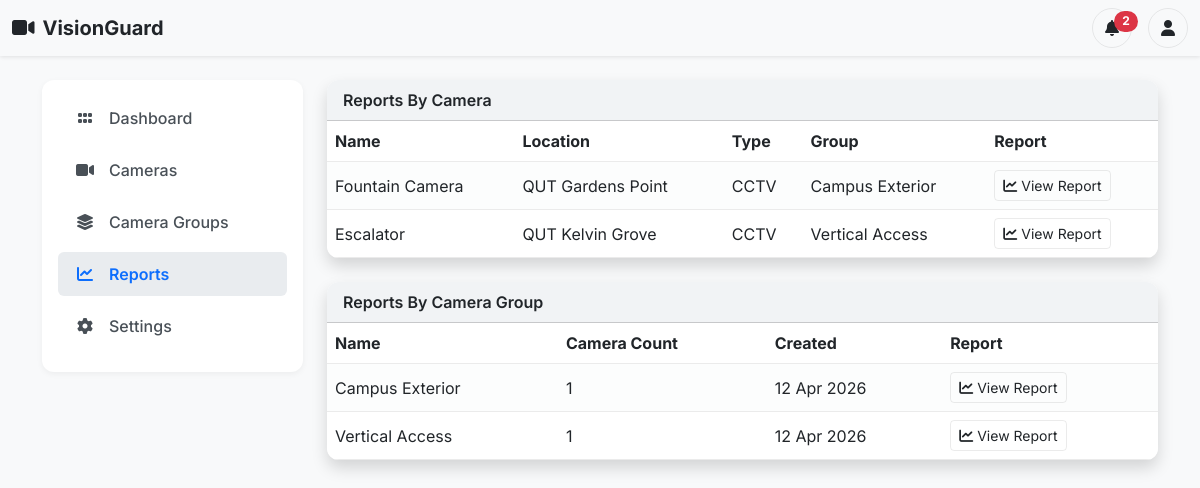
Screenshot of /reports (signed in) with the database file from the repository.
### app.py (models this page shows)
class Camera(db.Model):
    __tablename__ = "camera"
    id = db.Column(db.Integer, primary_key=True)
    number = db.Column(db.Integer, autoincrement=True)
    user_id = db.Column(db.Integer, db.ForeignKey("user.id"), nullable=True)
    location = db.Column(db.String(100), nullable=False)
    area = db.Column(db.String(100), nullable=False, default="")
    name = db.Column(db.String(100), nullable=False)
    rtsp_url = db.Column(db.String(512), nullable=False, default="")
    type = db.Column(db.String(50), nullable=False)
    status = db.Column(db.String(20), default="Active")
    group_id = db.Column(db.Integer, db.ForeignKey("camera_group.id"), nullable=True)

class CameraGroup(db.Model):
    __tablename__ = "camera_group"
    id = db.Column(db.Integer, primary_key=True)
    user_id = db.Column(db.Integer, db.ForeignKey("user.id"), nullable=True)
    name = db.Column(db.String(100), unique=True, nullable=False)
    description = db.Column(db.String(255), nullable=True)
    created_at = db.Column(db.DateTime, default=datetime.utcnow, nullable=False)
    cameras = db.relationship("Camera", backref="group", lazy=True)

### app.py (the view)
@app.route("/reports")
@login_required
def reports():
    cameras = _get_current_user_cameras()
    groups = _get_current_user_camera_groups()
    return render_template(
        "reports.html",
        active="reports",
        cameras=cameras,
        groups=groups,
    )

### app.py (called while the page is built)
@login_manager.user_loader
def load_user(user_id):
    return User.query.get(int(user_id))

def _user_camera_query():
    return Camera.query.filter_by(user_id=current_user.id)

def _user_camera_group_query():
    return CameraGroup.query.filter_by(user_id=current_user.id)

def _get_current_user_cameras() -> list[Camera]:
    return _user_camera_query().order_by(Camera.location.asc(), Camera.name.asc()).all()

def _get_current_user_camera_groups() -> list[CameraGroup]:
    return _user_camera_group_query().order_by(CameraGroup.name.asc()).all()

### templates/reports.html (shortened to what this page needs)
{% extends "layout.html" %}
{% block content %}
<div class="card shadow mb-4">
  <div class="card-header">Reports By Camera</div>
  <div class="card-body p-0">
    <div class="table-responsive">
      <table class="table table-striped align-middle mb-0">
        <thead>
          <tr>
            <th>Name</th>
            <th>Location</th>
            <th>Type</th>
            <th>Group</th>
            <th>Report</th>
          </tr>
        </thead>
        <tbody>
          {% for camera in cameras %}
          <tr>
            <td>{{ camera.name }}</td>
            <td>{{ camera.location }}</td>
            <td>{{ camera.type }}</td>
            <td>{{ camera.group.name if camera.group else 'Ungrouped' }}</td>
            <td>
              <a class="btn btn-outline-secondary btn-sm" href="{{ url_for('camera_report_detail', camera_id=camera.id) }}">
                <i class="fa-solid fa-chart-line me-1"></i>View Report
              </a>
            </td>
          </tr>
          {% endfor %}
        </tbody>
      </table>
    </div>
  </div>
</div>
<div class="card shadow">
  <div class="card-header">Reports By Camera Group</div>
  <div class="card-body p-0">
    <div class="table-responsive">
      <table class="table table-striped align-middle mb-0">
        <thead>
          <tr>
            <th>Name</th>
            <th>Camera Count</th>
            <th>Created</th>
            <th>Report</th>
          </tr>
        </thead>
        <tbody>
          {% for group in groups %}
          <tr>
            <td>{{ group.name }}</td>
            <td>{{ group.cameras|length }}</td>
            <td>{{ group.created_at.strftime("%d %b %Y") }}</td>
            <td>
              <a class="btn btn-outline-secondary btn-sm" href="{{ url_for('group_report_detail', group_id=group.id) }}">
                <i class="fa-solid fa-chart-line me-1"></i>View Report
              </a>
            </td>
          </tr>
          {% endfor %}
        </tbody>
      </table>
    </div>
  </div>
</div>
{% endblock %}

### templates/layout.html (shortened to what this page needs)
<!doctype html>
<html lang="en">
<head>
  <link href="https://cdn.jsdelivr.net/npm/bootstrap@5.3.2/dist/css/bootstrap.min.css" rel="stylesheet">
  <link rel="stylesheet" href="https://cdnjs.cloudflare.com/ajax/libs/font-awesome/6.6.0/css/all.min.css">
  <link rel="stylesheet" href="https://cdn.datatables.net/1.13.6/css/dataTables.bootstrap5.min.css">
  <link rel="stylesheet" href="https://cdn.datatables.net/rowreorder/1.4.0/css/rowReorder.bootstrap5.min.css">
</head>
<body class="{% if current_user.is_authenticated and current_user.dark_mode_enabled %}dark-mode{% endif %}">
  <nav class="navbar navbar-expand-lg navbar-light"
    style="box-shadow: var(--vg-navbar-shadow);">
    <div class="container-fluid">
      <a class="navbar-brand fw-bold text-dark" href="{{ url_for('dashboard') }}">
        <i class="fa-solid fa-video me-2"></i>VisionGuard
      </a>
      <div class="d-flex align-items-center ms-auto">
        <div class="position-relative d-inline-block me-3">
          <button id="notifBell" class="btn btn-outline-secondary rounded-circle" data-bs-toggle="offcanvas"
            data-bs-target="#notificationsOffcanvas"
            style="width: 40px; height: 40px; display: flex; align-items: center; justify-content: center;">
            <i class="fa-solid fa-bell"></i>
          </button>
          <span id="notifCount" class="notification-badge position-absolute badge rounded-pill bg-danger">
          </span>
        </div>
        <div class="dropdown">
          <button class="btn btn-outline-secondary rounded-circle tooltip-btn" type="button" id="userDropdown"
            data-bs-toggle="dropdown" aria-expanded="false" title="Profile"
            style="width: 40px; height: 40px; display: flex; align-items: center; justify-content: center;">
            <i class="fa-solid fa-user"></i>
          </button>
        </div>
      </div>
    </div>
  </nav>
  <div class="container py-4">
    <div class="row g-4">
      <div class="col-md-3">
        <div class="sidebar">
          <ul class="nav flex-column">
            <li class="nav-item">
              <a class="nav-link {% if active == 'dashboard' %}active{% endif %}" href="{{ url_for('dashboard') }}">
                <span class="icon"><i class="fa-solid fa-grip"></i></span> Dashboard
              </a>
            </li>
            <li class="nav-item">
              <a class="nav-link {% if active == 'cameras' %}active{% endif %}" href="{{ url_for('cameras') }}">
                <span class="icon"><i class="fa-solid fa-video"></i></span> Cameras
              </a>
            </li>
            <li class="nav-item">
              <a class="nav-link {% if active == 'camera-groups' %}active{% endif %}" href="{{ url_for('camera_groups') }}">
                <span class="icon"><i class="fa-solid fa-layer-group"></i></span> Camera Groups
              </a>
            </li>
            <li class="nav-item">
              <a class="nav-link {% if active == 'reports' %}active{% endif %}" href="{{ url_for('reports') }}">
                <span class="icon"><i class="fa-solid fa-chart-line"></i></span> Reports
              </a>
            </li>
            <li class="nav-item">
              <a class="nav-link {% if active == 'settings' %}active{% endif %}" href="{{ url_for('settings') }}">
                <span class="icon"><i class="fa-solid fa-gear"></i></span> Settings
              </a>
            </li>
          </ul>
        </div>
      </div>
      <div class="col-md-9">
        {% block content %}{% endblock %}
      </div>
    </div>
  </div>
</body>
</html>

### templates/layout.html (style rules this page uses)
:root { --vg-body-bg: #f8f9fa; --vg-surface: #ffffff; --vg-surface-muted: #f1f3f5; --vg-border-soft: rgba(0, 0, 0, 0.08); --vg-text: #212529; --vg-text-muted: #6c757d; --vg-nav-text: #495057; --vg-nav-hover-bg: #e9ecef; --vg-nav-hover-text: #0d6efd; --vg-shadow: 0 2px 6px rgba(0, 0, 0, 0.05); --vg-navbar-shadow: 0 1px 4px rgba(0, 0, 0, 0.1); }
body { background-color: var(--vg-body-bg); color: var(--vg-text); font-family: 'Inter', sans-serif; }
.navbar { background-color: var(--vg-body-bg) !important; box-shadow: var(--vg-shadow); }
.sidebar { background-color: var(--vg-surface); border-radius: 12px; box-shadow: var(--vg-shadow); padding: 1rem; }
.nav-link { color: var(--vg-nav-text); border-radius: 6px; padding: 10px 15px; display: flex; align-items: center; margin-bottom: 8px; font-weight: 500; }
.nav-link .icon { width: 24px; text-align: center; margin-right: 12px; }
.nav-link.active, .nav-link:hover { background-color: var(--vg-nav-hover-bg); color: var(--vg-nav-hover-text) !important; font-weight: 600; }
.card { border: none; border-radius: 12px; overflow: hidden; background-color: var(--vg-surface); color: var(--vg-text); }
.card-header { background-color: var(--vg-surface-muted); font-weight: 600; display: flex; justify-content: space-between; align-items: center; }
.notification-badge { top: 0.2rem; right: -0.35rem; transform: none; }
.table { --bs-table-bg: var(--vg-surface); --bs-table-color: var(--vg-text); --bs-table-striped-bg: color-mix(in srgb, var(--vg-surface) 88%, var(--vg-nav-hover-bg)); --bs-table-striped-color: var(--vg-text); --bs-table-border-color: var(--vg-border-soft); }
.dropdown-divider, .modal-header, .modal-footer, .offcanvas-header, .offcanvas-body, .table th, .table td { border-color: var(--vg-border-soft); }
.navbar-brand, .dropdown-item, .modal-title, .offcanvas-title { color: var(--vg-text) !important; }
.btn-outline-secondary { color: var(--vg-text); border-color: var(--vg-border-soft); }

### rows the page displays
Camera: name "Fountain Camera", location "QUT Gardens Point", type "CCTV", group "Campus Exterior"
Camera: name "Escalator", location "QUT Kelvin Grove", type "CCTV", group "Vertical Access"
CameraGroup: name "Campus Exterior", cameras|length "1", created_at "12 Apr 2026"
CameraGroup: name "Vertical Access", cameras|length "1", created_at "12 Apr 2026"
